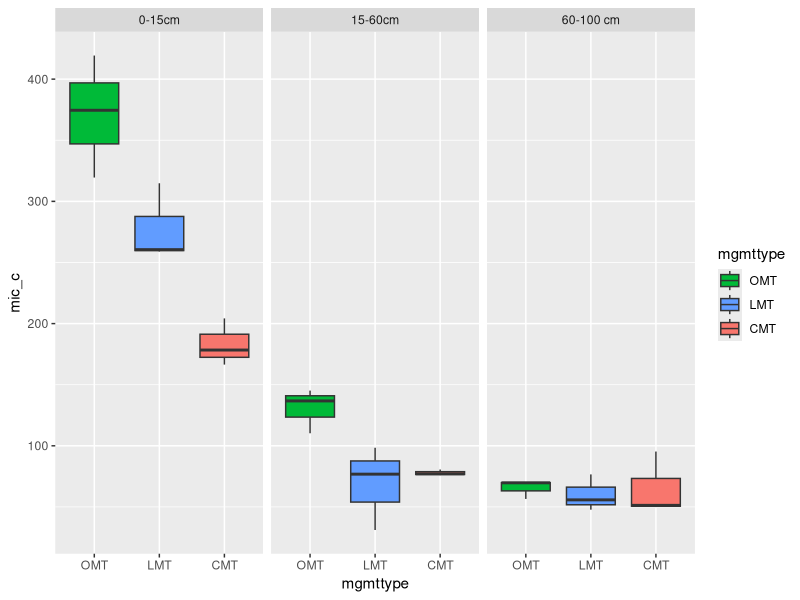
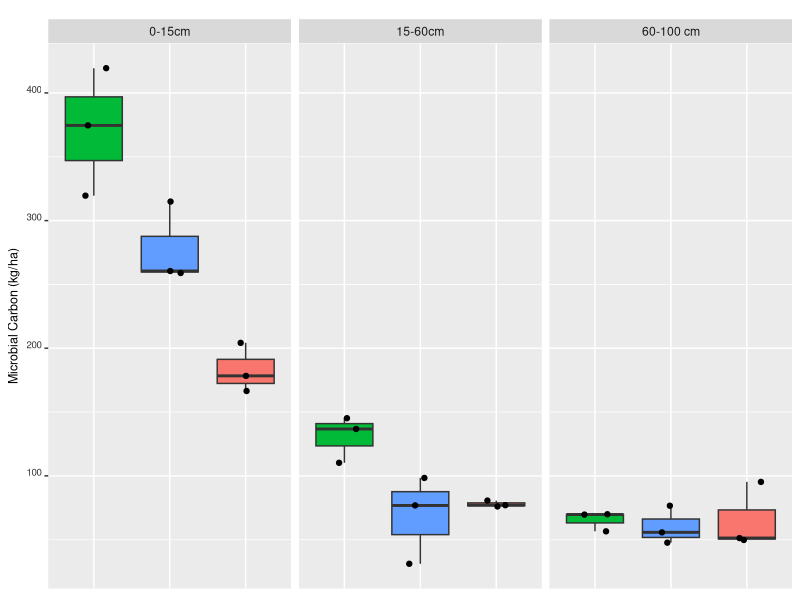

The R source for these figures, in order: (Note: this script raises an error after producing the figures.)
library(dplyr)
library(ggplot2)
library(GGally)
library(readr)
library(vegan)
library(emmeans)
library(tidyverse)
library(lme4)
library(nlme)
library(Hmisc)
library(grid)

plot_boxplot <- function(graphvar, yvar, xvar, fillvar=NULL, title=NULL) {
  
  ggplot(data=graphvar, aes_string(x = xvar, y = yvar, fill=xvar)) +
    geom_boxplot(position = position_dodge(0.9))+ 
    facet_wrap(fillvar)+
    theme(axis.title = element_text())+
    theme(plot.title = element_text(hjust = 0.5))+
    #color order - green (omtD), blue (OMTF), weird purple (LMT), brown (CMT)
    scale_fill_manual(values=c("#00BA38", "#619CFF", "#F8766D" ))
}

plot_linegraph <-function(graphvar, yvar, xvar, fillvar=NULL, title=NULL) {
  ggplot(data=graphvar, aes_string(x=xvar, y=yvar, colour=fillvar, group = fillvar)) +
    geom_line(lwd=2) +
    theme(axis.title = element_text())+
    theme(plot.title = element_text(hjust = 0.5))+
    ggtitle(paste0('Timepoint ', title))+
    #color order - green (omtD), blue (OMTF), weird purple (LMT), brown (CMT)
    scale_fill_manual(values=c("#00BA38", "#619CFF", "#F8766D" ))
}

aggregate_data <- function(x, num_var, ...){
  group_var <- quos(...)
  num_var <- enquo(num_var)
  
  x %>%
    group_by(!!!group_var) %>%
    summarize(avg = mean(!!num_var,na.rm=TRUE), n = sum(!is.na(!!num_var)), 
              sd = sd(!!num_var, na.rm=TRUE), se = sd/sqrt(n), sum=sum(!!num_var, na.rm=TRUE))
}

#import data file
library(readr)
PLFA_2018 <- read_csv("PLFA_data.csv",col_types = cols(crop = col_factor(levels = c("T", "C")), depth_lower = col_factor(levels = c("15","60", "100")), depth_upper = col_factor(levels = c("0","15", "60")), mgmttype = col_factor(levels = c("OMT","LMT", "CMT")), timepoint = col_factor(levels = c("TP1","TP2", "TP3", "TP4"))))
View(PLFA_2018)

#replace all blank spaces with 0
PLFA_2018[is.na(PLFA_2018)] <- 0
PLFA_2018_nozero=PLFA_2018

#calculate ratios used in the paper
PLFA_2018_nozero$KMScyclo2<-PLFA_2018_nozero$`099: 19:0 cyclo w7c`/PLFA_2018_nozero$`081: 18:1 w7c`

PLFA_2018_nozero$monounsat=PLFA_2018_nozero$`052: 16:1 w5c`+PLFA_2018_nozero$`050: 16:1 w7c`+PLFA_2018_nozero$`079: 18:1 w9c`+PLFA_2018_nozero$`081: 18:1 w7c`

PLFA_2018_nozero$sat =PLFA_2018_nozero$`011: 12:0`+PLFA_2018_nozero$`026: 14:0`+PLFA_2018_nozero$`041: 15:0`+PLFA_2018_nozero$`055: 16:0`+PLFA_2018_nozero$`071: 17:0`+PLFA_2018_nozero$`112:20:00`

PLFA_2018_nozero$Sat_Unsat=PLFA_2018_nozero$sat/PLFA_2018_nozero$monounsat

#code used to generate graphs
levels(PLFA_2018_nozero$depth_upper)<-c("0-15cm", "15-60cm", "60-100 cm")

timepoint_list=split(PLFA_2018_nozero, f=PLFA_2018_nozero$timepoint)

#automate summary graphs - designate the response variables used to make the graphs
variables=names(PLFA_2018_nozero)[c(9,10,63:67)]
variables=set_names(variables, variables)
all_graphs_boxplot=map(timepoint_list,~map(variables, plot_boxplot, graphvar=.x, xvar="mgmttype", fillvar= "depth_upper", title= (.x[1,]) ))

all_graphs_boxplot$TP2$mic_c
#color order - green (omt), blue (LMT), red (CMT)

sat_plot=all_graphs_boxplot$TP2$Sat_Unsat+
  theme(plot.title = element_text(hjust = 0.5),  axis.title.x = element_blank(), axis.text.x  = element_blank(),
        axis.ticks.x = element_blank())+
  labs(y = "Saturated:Unsaturated Ratio") +
  theme(axis.title = element_text(size=9, vjust=1))+
  theme(legend.position="none")+
  geom_jitter(position=position_jitter(0.2))+
  theme(axis.text.y = element_text(color = "grey20", size = 7, angle = 0, hjust = 1, vjust = 0, face = "plain"))+
  #coord_cartesian(ylim =c(0,4))+
  ggtitle(label=element_blank())

grampos_plot=all_graphs_boxplot$TP2$Grampos_Gramneg+
  theme(plot.title = element_text(hjust = 0.5),  axis.title.x = element_blank(), axis.text.x  = element_blank(),
        axis.ticks.x = element_blank())+
  labs(y = "Gram+:Gram- Ratio") +
  theme(legend.position="none")+
  geom_jitter(position=position_jitter(0.2))+
  theme(axis.title = element_text(size=9, vjust=1))+
  theme(axis.text.y = element_text(color = "grey20", size = 7, angle = 0, hjust = 1, vjust = 0, face = "plain"))+
  ggtitle(label=element_blank())

cyclo_plot=all_graphs_boxplot$TP2$KMScyclo2+
  theme(plot.title = element_text(hjust = 0.5),  axis.title.x = element_blank(), axis.text.x  = element_blank(),
        axis.ticks.x = element_blank())+
  labs(y = "Cyclo 19:pre Ratio") +
  theme(axis.title = element_text(size=9, vjust=1))+
  theme(legend.position="none")+
  geom_jitter(position=position_jitter(0.2))+
  theme(axis.text.y = element_text(color = "grey20", size = 7, angle = 0, hjust = 1, vjust = 0, face = "plain"))+
  #coord_cartesian(ylim =c(0,4))+
  ggtitle(label=element_blank())

mic_c=all_graphs_boxplot$TP2$mic_c+
  theme(plot.title = element_text(hjust = 0.5),  axis.title.x = element_blank(), axis.text.x  = element_blank(),
        axis.ticks.x = element_blank())+
  labs(y =expression(paste( "Microbial Carbon (kg/ha)"))) +
  theme(axis.title = element_text(size=9, vjust=1))+
  theme(legend.position="none")+
  geom_jitter(position=position_jitter(0.2))+
  theme(axis.text.y = element_text(color = "grey20", size = 7, angle = 0, hjust = 1, vjust = 0, face = "plain"))+
  #coord_cartesian(ylim =c(0,4))+
  ggtitle(label=element_blank())

mic_c

PLFA_figure <- ggarrange(mic_c, sat_plot, grampos_plot, cyclo_plot,
                    ncol = 2, nrow = 2)
PLFA_figure


#significance testing
PLFA_Stats<-PLFA_2018_nozero%>%
  filter(depth_upper=="0-15cm" & timepoint=="TP2")

#repeated this set of code for each indicator
Groups_mod<- lm(mic_c ~ mgmttype, data = PLFA_Stats)

TP2_L = emmeans(Groups_mod,pairwise~mgmttype, ref=1)
results<-summary(TP2_L, infer = T)$contrast
results
